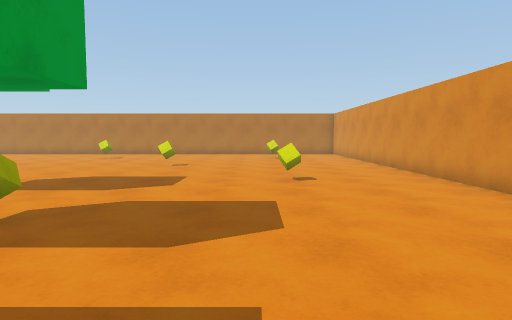
[1] (above)

22 first-person views from a walk through a Unity game level. The camera is 1.3 m above the floor, tilts 4° down and sees 75° across. The floor is counted in squares, 1 m on a side. Each view is taken from the middle of a square. On the plan, view 1 faces up. The plan holds only what a view shows up to about 14 squares ahead; the rest is blank.

[2]
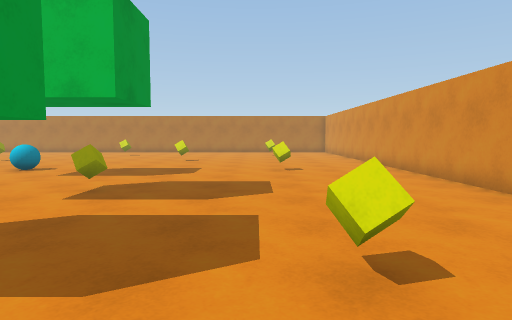

[3]
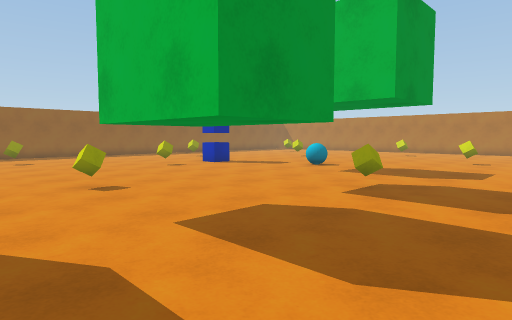

[4]
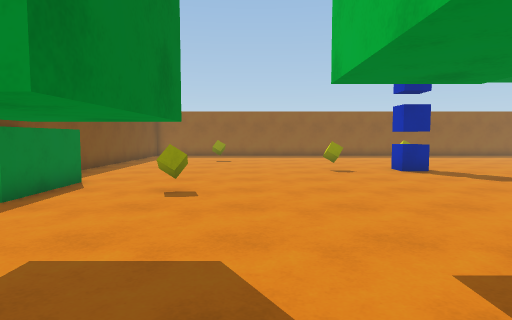

[5]
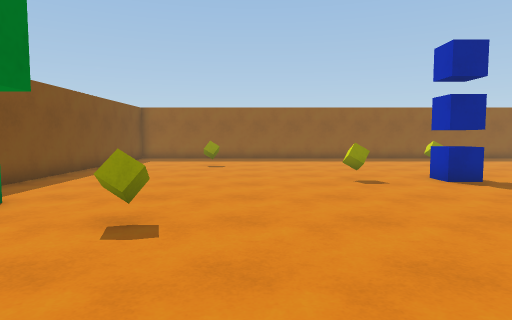

[6]
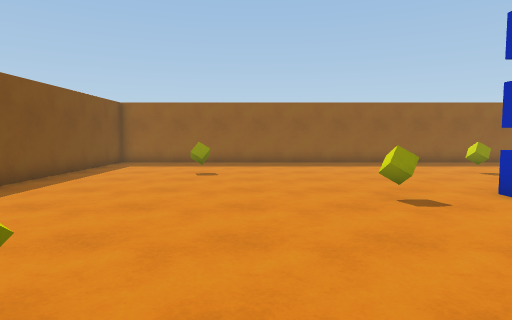

[7]
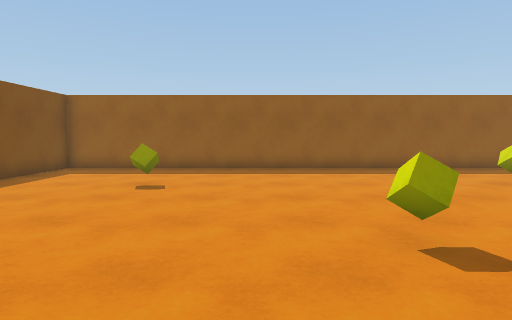

[8]
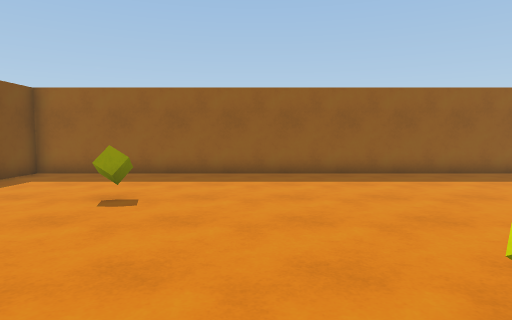

[9]
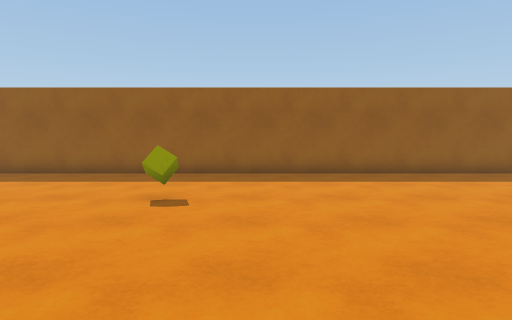

[10]
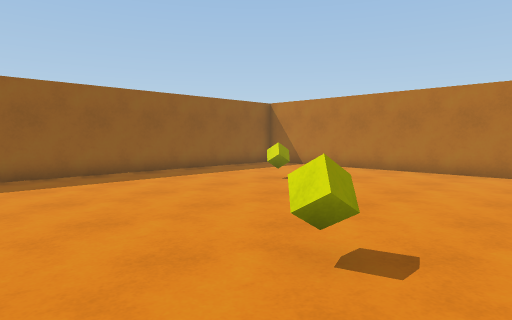

[11]
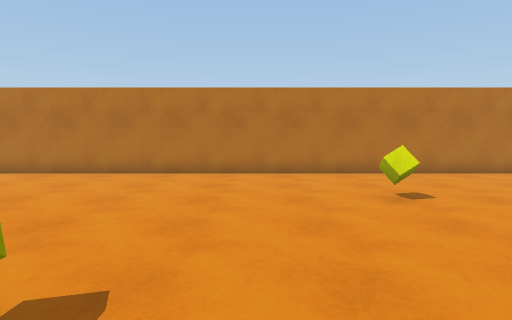

[12]
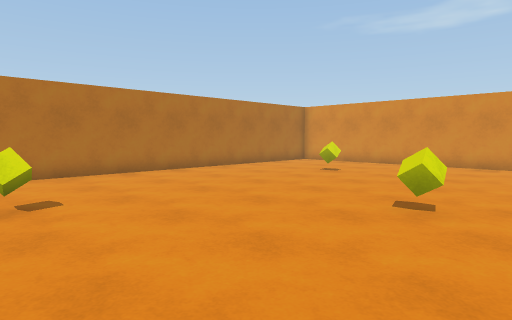

[13]
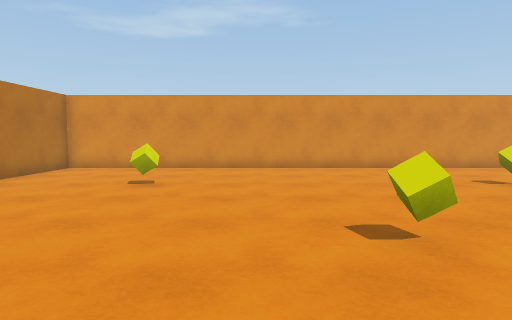

[14]
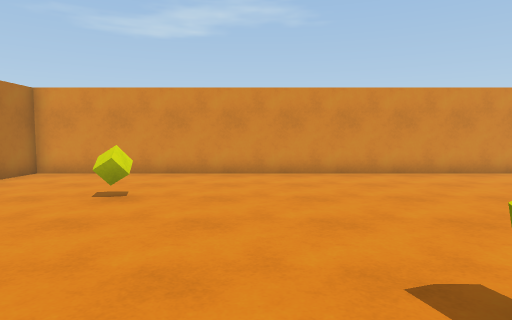

[15]
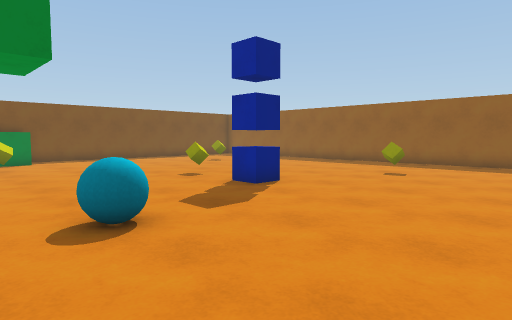

[16]
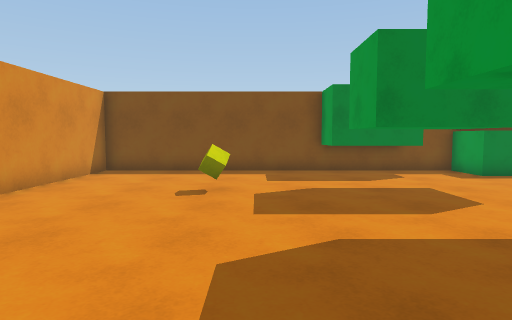

[17]
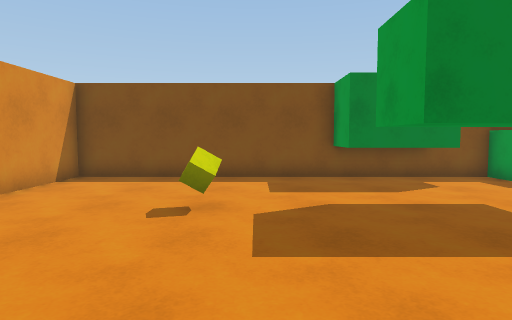

[18]
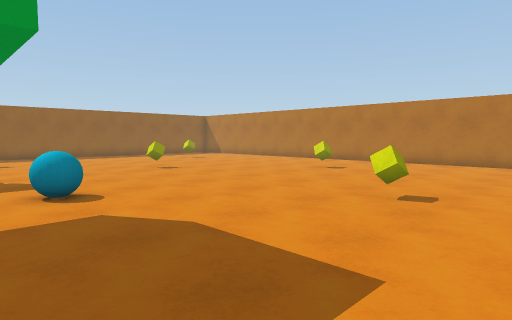

[19]
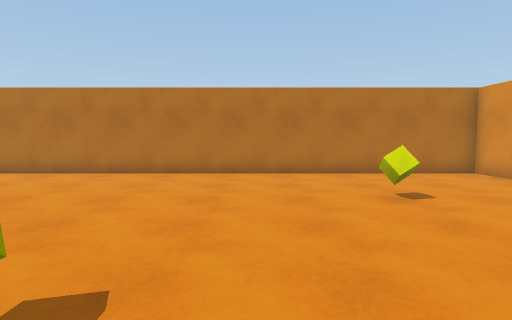

[20]
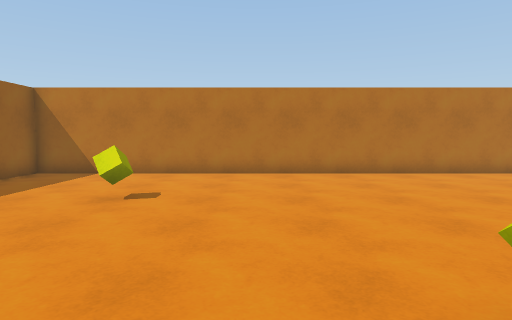

[21]
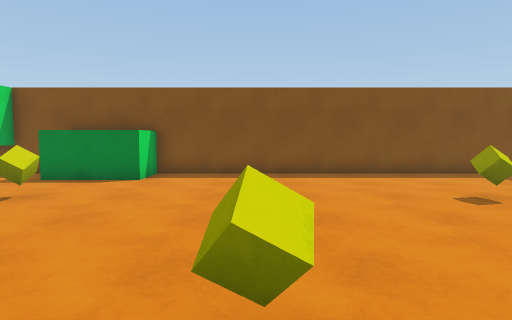

[22]
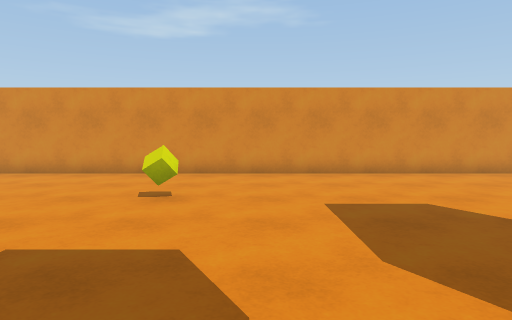

### Floor plan
Key: @ floor where view 1 was taken; # wall or solid block; . floor; = window, fence, low wall or low ledge; ^ raised ledge; T thing the floor can be seen under or through; O other object.
Columns run from 24 left of view 1 to 6 right of it. Each row starts with its distance up from view 1.
 25 ###############################
 24 #.............................#
 23 #.............................#
 22 #.............................#
 21 #.............................#
 20 #....O.........O.........O....#
 19 #.............................#
 18 #.............................#
 17 #.............................#
 16 #.............................#
 15 #.........O.........O.........#
 14 #.............................#
 13 #.............................#
 12 #.............................#
 11 #.............................#
 10 #....O.........O.........O....#
  9 #.............................#
  8 #.........O...................#
  7 #.............................#
  6 #.............................#
  5 #.........O.........O.........#
  4 #.............................#
  3 #.............................#
  2 #.............................#
  1 #..................TTT........#
  0 #....O.........O...=.T..@O....#
 -1 #..................TTT........#
 -2 #.............................#
 -3 #.............^^^..###........#
 -4 #.............^ ^..###........#
 -5 ###############################

Positions as (right, up) in squares from view 1, and headings:
1: (0, 0), facing up
2: (0, -3), facing up
3: (0, -3), facing up-left
4: (-1, 2), facing left
5: (-4, 2), facing left
6: (-7, 2), facing left
7: (-10, 3), facing left
8: (-12, 3), facing left
9: (-12, 12), facing left
10: (-12, 12), facing up-left
11: (-12, 13), facing up
12: (-10, 13), facing up-right
13: (-8, 17), facing right
14: (-6, 17), facing right
15: (-7, 15), facing down-left
16: (0, 8), facing down
17: (0, 6), facing down
18: (-1, 8), facing up-left
19: (-2, 13), facing up
20: (-16, 13), facing up
21: (-14, 7), facing down
22: (-6, 8), facing right
